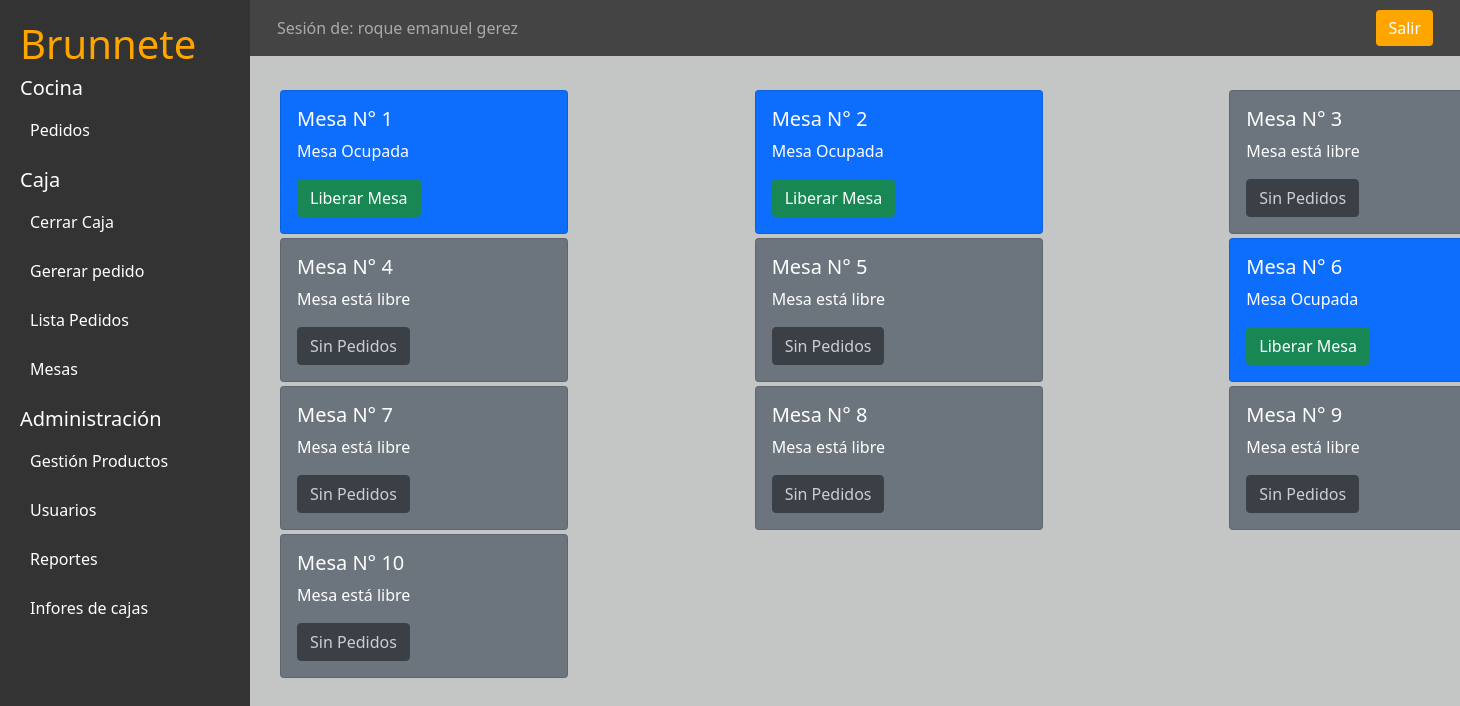
Page /caja/lista-mesas/ (signed in) on the earlier database version.
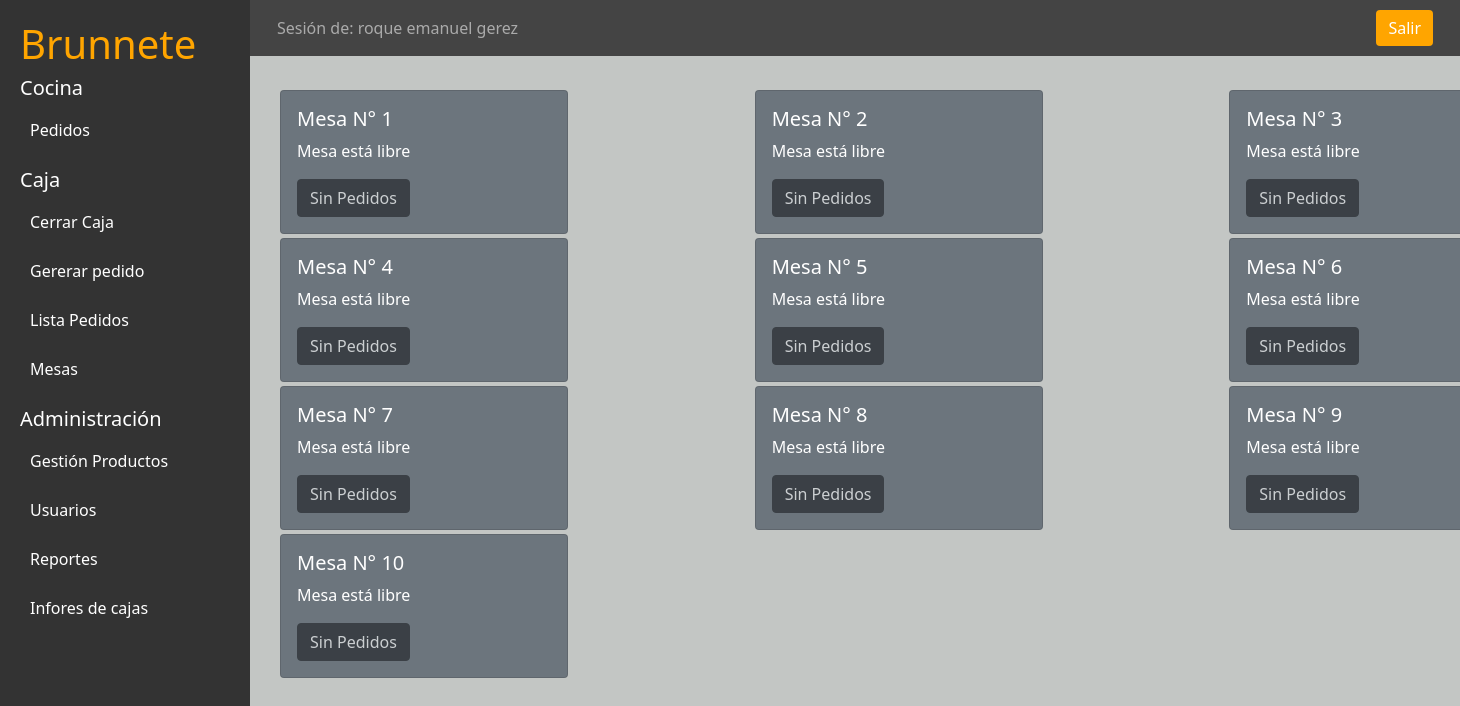
Same page on the later database version.
### applications/caja/models.py (models this page shows, shortened)
class Mesas(models.Model):
    num_mesa = models.PositiveIntegerField()
    mesa_dispnible = models.BooleanField(default=True)
    objects = MesasManager()
    class Meta:
        verbose_name = 'Mesas'
        verbose_name_plural = 'Mesass'

### applications/caja/views.py (the view)
class MesasListView(CajaPermisoMixin,ListView):
    model = Mesas
    template_name = 'caja/lista_mesas.html'
    context_object_name = 'mesas'
    def get_context_data(self, **kwargs):
        context = super().get_context_data(**kwargs)
        mesas_con_pedidos_pendientes = Mesas.objects.filter(
            pedido_mesa__pagado_pedido=False
        ).distinct()
        context['cobrar'] = mesas_con_pedidos_pendientes
        return context

### applications/procesors.py (called while the page is built)
def caja(request):
    try:
        caja = Caja.objects.latest('id')
        user_caja = caja.user.full_name
        return {
            'caja_activa': caja.abierta_caja,
            'caja_activa_usuario': user_caja, # Agrega el usuario que tiene la caja activa
        }
    except:
        return {
            'caja_activa': None,
            'caja_activa_usuario': None,
        }

### applications/users/mixins.py (called while the page is built)
def check_ocupation_user(ocupation, user_ocupation):
    if (ocupation == User.ADMINISTRADOR or ocupation == user_ocupation):
        return True
    else:
        return False

    def dispatch(self, request, *args, **kwargs):
        if not request.user.is_authenticated:
            return self.handle_no_permission()
        if not check_ocupation_user(request.user.ocupation, User.CAJERO):
            return HttpResponseRedirect(
                reverse(
                    'users_app:User-Login'
                )
            )
        return super().dispatch(request, *args, **kwargs)

### templates/caja/lista_mesas.html (shortened to what this page needs)
{% extends 'panel.html' %}
{% block panel-content %}
<div class="row">
  {% for i in mesas %}
    <div class="col-4 mt-1">
      {% if not i.mesa_dispnible %}
        <div class="card bg-primary text-white" style="width: 18rem;">
          <div class="card-body">
            <h5 class="card-title">Mesa N° {{i.num_mesa}}</h5>
            <p class="card-text">Mesa Ocupada</p>
            <form  id="liberarMesaForm{{i.id}}" action="{% url 'caja_app:Update_Mesa' i.id %}" method="POST">
                  <button class="btn btn-success liberar-mesa-btn" data-id="{{i.id}}" type="button">Liberar Mesa</button>
          </form>
          </div>
        </div>
      {% else %}
        <div class="card bg-secondary text-white" style="width: 18rem;">
          <div class="card-body">
            <h5 class="card-title">Mesa N° {{i.num_mesa}}</h5>
            <p class="card-text">Mesa está libre </p>
            <a href="#" class="btn btn-dark disabled">Sin Pedidos</a>
          </div>
        </div>
      {% endif %}
    </div>
  {% endfor %}
</div>
{% endblock panel-content %}

Differences in the rows shown:
changed Mesas (number 1 of 10 on the later page): mesa_dispnible "Mesa Ocupada Liberar Mesa" → "Mesa está libre Sin Pedidos"
changed Mesas (number 2 of 10 on the later page): mesa_dispnible "Mesa Ocupada Liberar Mesa" → "Mesa está libre Sin Pedidos"
changed Mesas (number 6 of 10 on the later page): mesa_dispnible "Mesa Ocupada Liberar Mesa" → "Mesa está libre Sin Pedidos"
